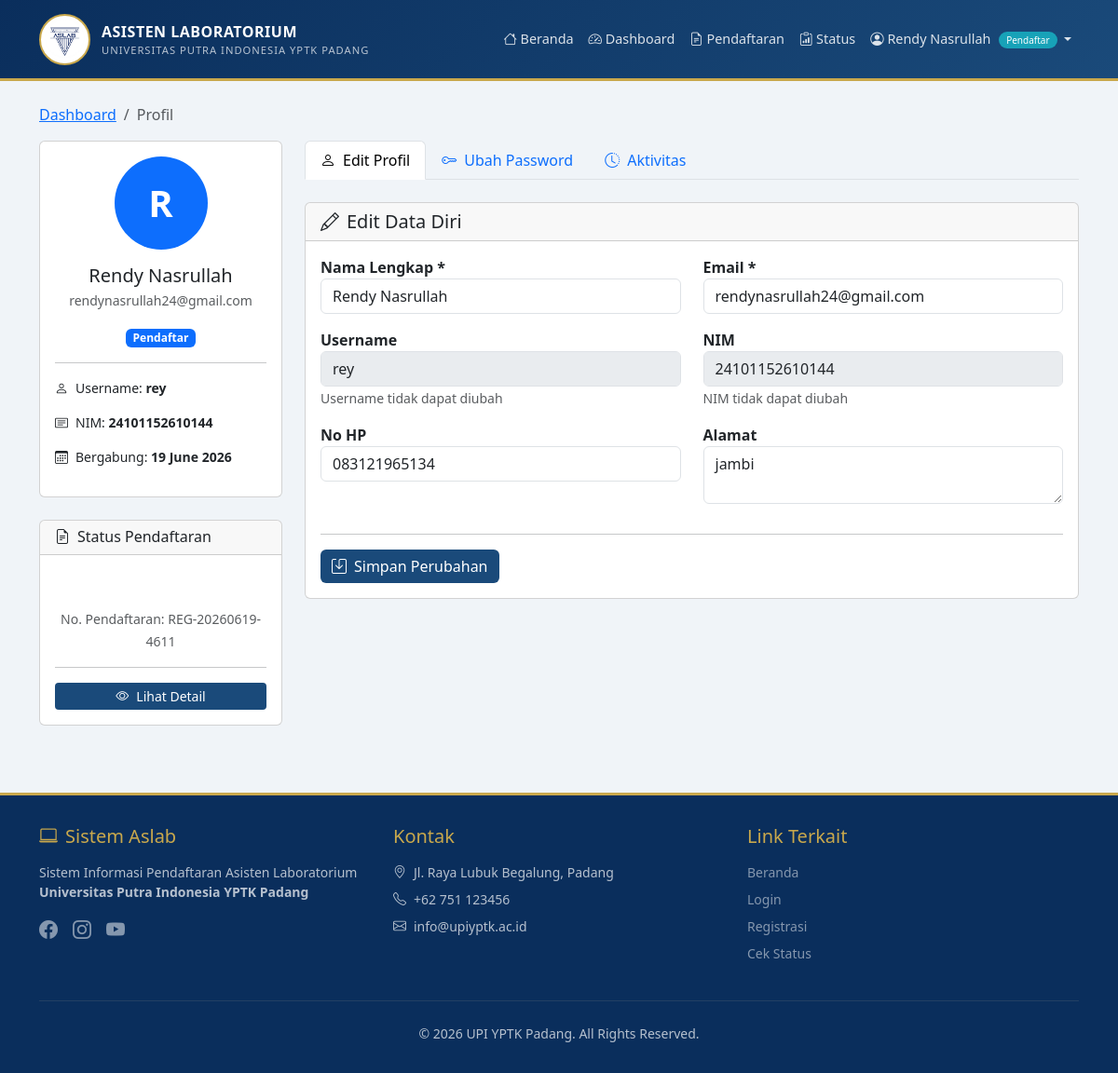
Screenshot of /pages/profile.php (signed in) with the database file from the repository.
### tables this page shows
CREATE TABLE `users` (
  `id` int(11) NOT NULL,
  `username` varchar(50) NOT NULL,
  `email` varchar(100) NOT NULL,
  `password` varchar(255) NOT NULL,
  `full_name` varchar(100) NOT NULL,
  `nim` varchar(20) NOT NULL,
  `role` enum('pendaftar','admin','kepala_lab') DEFAULT 'pendaftar',
  `status` enum('aktif','nonaktif') DEFAULT 'aktif',
  `created_at` timestamp NOT NULL DEFAULT current_timestamp()
);

CREATE TABLE `pendaftaran` (
  `id` int(11) NOT NULL,
  `user_id` int(11) NOT NULL,
  `no_pendaftaran` varchar(50) NOT NULL,
  `nama_lengkap` varchar(100) NOT NULL,
  `nim` varchar(20) NOT NULL,
  `prodi` varchar(50) NOT NULL,
  `semester` int(11) NOT NULL,
  `ipk` decimal(3,2) NOT NULL,
  `no_hp` varchar(15) NOT NULL,
  `alamat` text DEFAULT NULL,
  `cv_path` varchar(255) DEFAULT NULL,
  `ktp_path` varchar(255) DEFAULT NULL,
  `transkrip_path` varchar(255) DEFAULT NULL,
  `foto_path` varchar(255) DEFAULT NULL,
  `status_berkas` enum('pending','diverifikasi','ditolak') DEFAULT 'pending',
  `status_seleksi` enum('pending','lulus_administrasi','tes_program','wawancara','lulus','tidak_lulus') DEFAULT 'pending',
  `catatan_admin` text DEFAULT NULL,
  `created_at` timestamp NOT NULL DEFAULT current_timestamp(),
  `updated_at` timestamp NOT NULL DEFAULT current_timestamp() ON UPDATE current_timestamp()
);

### pages/profile.php (the view, shortened to what this page needs)
<?php
require_once __DIR__ . '/../config/database.php';
$user_id = $_SESSION['user_id'];
$stmt = $pdo->prepare("SELECT * FROM users WHERE id = ?");
$stmt->execute([$user_id]);
$user = $stmt->fetch();
$stmt = $pdo->prepare("SELECT * FROM pendaftaran WHERE user_id = ?");
$stmt->execute([$user_id]);
$pendaftaran = $stmt->fetch();
include __DIR__ . '/../includes/header.php';
?>
<div class="container py-4">
    <div class="row">
        <div class="col-md-12">
            <nav aria-label="breadcrumb">
                <ol class="breadcrumb">
                    <li class="breadcrumb-item"><a href="dashboard.php">Dashboard</a></li>
                    <li class="breadcrumb-item active" aria-current="page">Profil</li>
                </ol>
            </nav>
        </div>
    </div>
    <div class="row">
        <div class="col-md-3">
            <div class="card card-instansi mb-4">
                <div class="card-body text-center">
                    <div class="mb-3">
                        <div class="avatar-circle bg-primary text-white mx-auto" style="width: 100px; height: 100px; font-size: 40px; line-height: 100px; border-radius: 50%;">
                            <?= strtoupper(substr($user['full_name'], 0, 1)) ?>
                        </div>
                    </div>
                    <h5 class="mb-1"><?= htmlspecialchars($user['full_name']) ?></h5>
                    <p class="text-muted small"><?= htmlspecialchars($user['email']) ?></p>
                    <span class="badge bg-primary"><?= ucfirst(str_replace('_', ' ', $user['role'])) ?></span>
                    <hr>
                    <div class="text-start small">
                        <p><i class="bi bi-person me-2"></i>Username: <strong><?= htmlspecialchars($user['username']) ?></strong></p>
                        <p><i class="bi bi-card-text me-2"></i>NIM: <strong><?= htmlspecialchars($user['nim']) ?></strong></p>
                        <p><i class="bi bi-calendar3 me-2"></i>Bergabung: <strong><?= date('d F Y', strtotime($user['created_at'])) ?></strong></p>
                    </div>
                </div>
            </div>
            <?php if ($pendaftaran): ?>
            <div class="card card-instansi">
                <div class="card-header">
                    <h6 class="mb-0"><i class="bi bi-file-earmark-text me-2"></i>Status Pendaftaran</h6>
                </div>
                <div class="card-body">
                    <div class="text-center">
                        <span class="badge badge-status <?= $pendaftaran['status_seleksi'] ?> d-block p-2 mb-2" style="font-size: 1rem;">
                        </span>
                        <small class="text-muted">No. Pendaftaran: <?= htmlspecialchars($pendaftaran['no_pendaftaran']) ?></small>
                    </div>
                    <hr>
                    <div class="d-grid">
                        <a href="status.php" class="btn btn-sm btn-instansi">
                            <i class="bi bi-eye me-2"></i>Lihat Detail
                        </a>
                    </div>
                </div>
            </div>
            <?php endif; ?>
        </div>
        <div class="col-md-9">
            <ul class="nav nav-tabs mb-4" id="profileTabs">
                <li class="nav-item">
                    <a class="nav-link active" data-bs-toggle="tab" href="#editProfile">
                        <i class="bi bi-person me-2"></i>Edit Profil
                    </a>
                </li>
                <li class="nav-item">
                    <a class="nav-link" data-bs-toggle="tab" href="#changePassword">
                        <i class="bi bi-key me-2"></i>Ubah Password
                    </a>
                </li>
                <li class="nav-item">
                    <a class="nav-link" data-bs-toggle="tab" href="#activityLog">
                        <i class="bi bi-clock-history me-2"></i>Aktivitas
                    </a>
                </li>
            </ul>
            <div class="tab-content">
                <div class="tab-pane fade show active" id="editProfile">
                    <div class="card card-instansi">
                        <div class="card-header">
                            <h5 class="mb-0"><i class="bi bi-pencil me-2"></i>Edit Data Diri</h5>
                        </div>
                        <div class="card-body">
                            <form method="POST">
                                <div class="row">
                                    <div class="col-md-6 mb-3">
                                        <label class="fw-bold">Nama Lengkap *</label>
                                        <input type="text" name="full_name" class="form-control"
                                               value="<?= htmlspecialchars($user['full_name']) ?>" required>
                                    </div>
                                    <div class="col-md-6 mb-3">
                                        <label class="fw-bold">Email *</label>
                                        <input type="email" name="email" class="form-control"
                                               value="<?= htmlspecialchars($user['email']) ?>" required>
                                    </div>
                                </div>
                                <div class="row">
                                    <div class="col-md-6 mb-3">
                                        <label class="fw-bold">Username</label>
                                        <input type="text" class="form-control"
                                               value="<?= htmlspecialchars($user['username']) ?>" disabled>
                                        <small class="text-muted">Username tidak dapat diubah</small>
                                    </div>
                                    <div class="col-md-6 mb-3">
                                        <label class="fw-bold">NIM</label>
                                        <input type="text" class="form-control"
                                               value="<?= htmlspecialchars($user['nim']) ?>" disabled>
                                        <small class="text-muted">NIM tidak dapat diubah</small>
                                    </div>
                                </div>
                                <?php if ($pendaftaran): ?>
                                <div class="row">
                                    <div class="col-md-6 mb-3">
                                        <label class="fw-bold">No HP</label>
                                        <input type="text" name="no_hp" class="form-control"
                                               value="<?= htmlspecialchars($pendaftaran['no_hp'] ?? '') ?>">
                                    </div>
                                    <div class="col-md-6 mb-3">
                                        <label class="fw-bold">Alamat</label>
                                        <textarea name="alamat" class="form-control" rows="2"><?= htmlspecialchars($pendaftaran['alamat'] ?? '') ?></textarea>
                                    </div>
                                </div>
                                <?php endif; ?>
                                <hr>
                                <button type="submit" class="btn btn-instansi">
                                    <i class="bi bi-save me-2"></i>Simpan Perubahan
                                </button>
                            </form>
                        </div>
                    </div>
                </div>
            </div>
        </div>
    </div>
</div>
<?php include __DIR__ . '/../includes/footer.php'; ?>

### includes/header.php (style rules this page uses)
body { font-family: 'Segoe UI', sans-serif; background: #f0f4f8; }
.btn-instansi { background: #1a4a7a; color: #fff; border: none; }

### pages/profile.php (style rules this page uses)
.avatar-circle { display: flex; align-items: center; justify-content: center; font-weight: 700; text-transform: uppercase; }

### rows the page displays
users: full_name "R", full_name "Rendy Nasrullah", email "rendynasrullah24@gmail.com", role "Pendaftar", username "rey", nim "24101152610144", created_at "19 June 2026"
pendaftaran: no_pendaftaran "REG-20260619-4611", no_hp "083121965134", alamat "jambi"

### other values shown
getUserName() "Rendy Nasrullah"
$role "Pendaftar"
